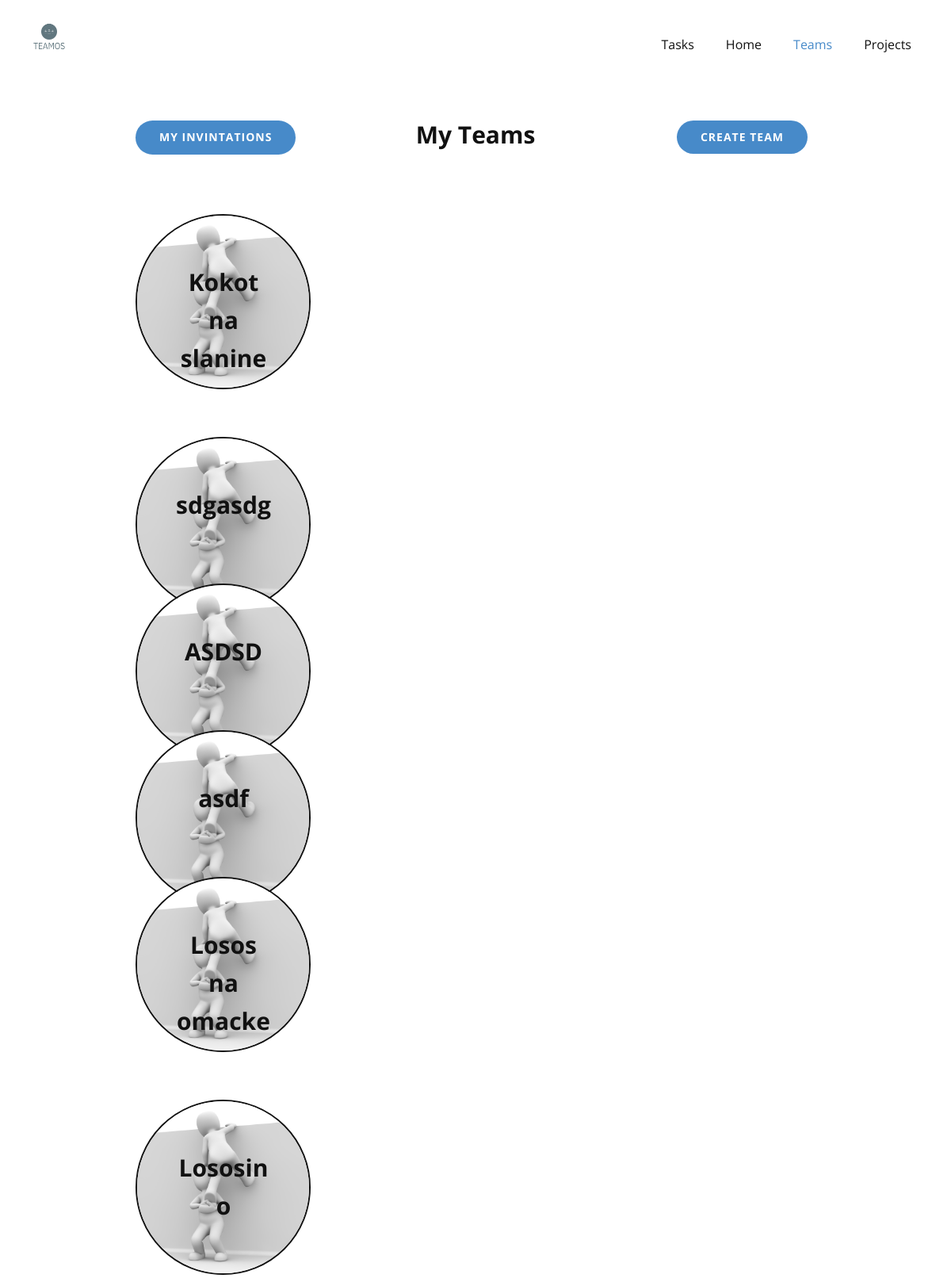
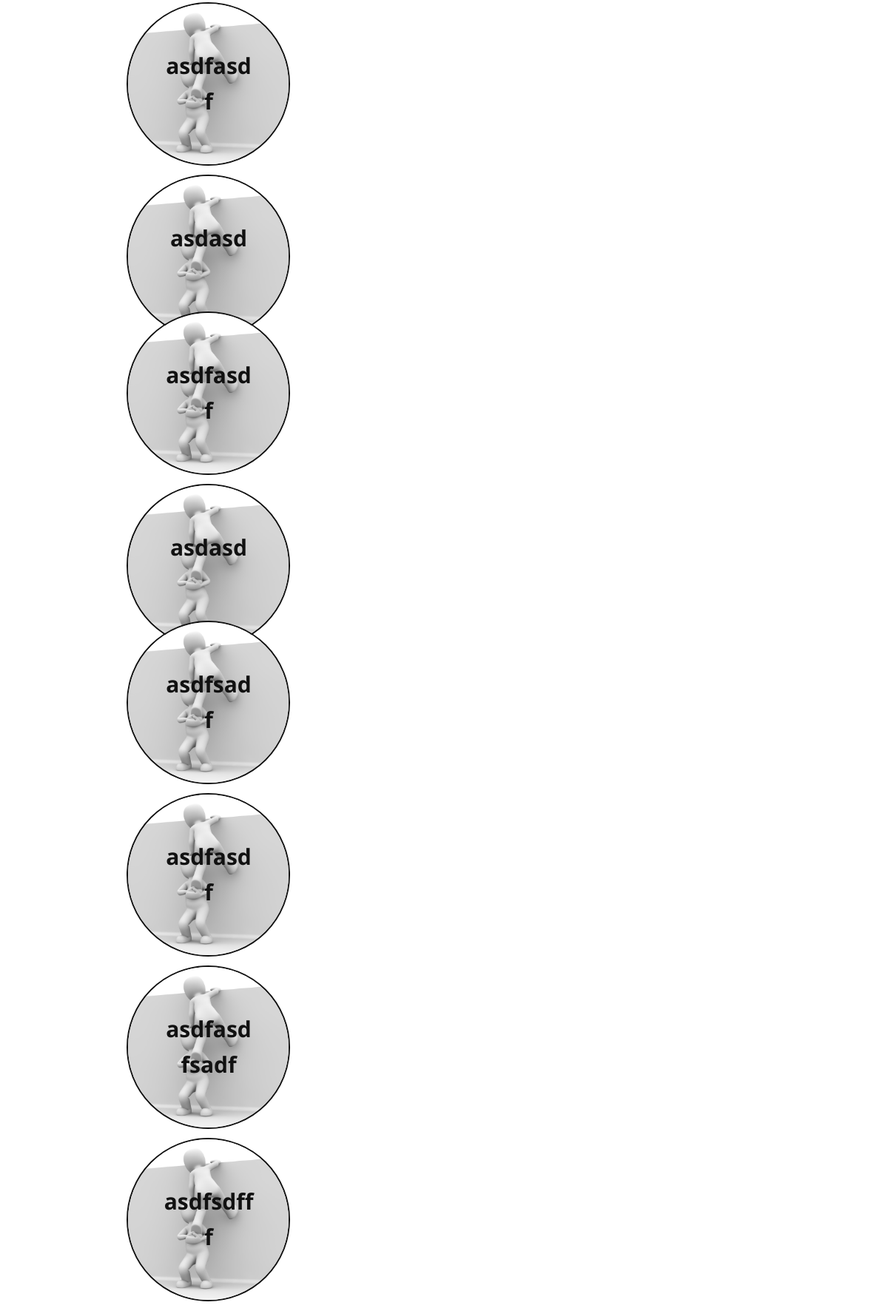
/teams/ (signed in, upper part), run on the app's committed database (2 pictures, top to bottom).
### teams/models.py (models this page shows)
class Teams_list(models.Model):
    name = models.CharField(max_length=100)
    members = models.TextField(null=True)
    projects = models.TextField(null=True)
    invited = models.TextField(null=True)
    img = models.ImageField(upload_to="media/")
    owner = models.CharField(max_length=100)

### teams/views.py (the view)
# urls.py: path('', views.list, name='list'),
@login_required(login_url='login')
def list(request):
    data = Teams_list.objects.filter(owner=request.user.username)
    return render(request, 'teams/list.html', {'data': data})

### templates/teams/list.html (shortened to what this page needs)
<!DOCTYPE html>
<html style="font-size: 16px;" lang="en"><head>
    {% load static %}
    <link rel="stylesheet" href="{% static 'teams/nicepage.css' %}" media="screen">
<link rel="stylesheet" href="{% static 'teams/Page-1.css' %}" media="screen">
  </head>
  <body class="u-body u-xl-mode" data-lang="en"><header class="u-clearfix u-header u-header" id="sec-b4e3"><div class="u-clearfix u-sheet u-sheet-1">
        <a href="{% url 'home' %}" class="u-image u-logo u-image-1">
          <img src="{% static 'to_do_list/images/teamos_logo.png' %}" class="u-logo-image u-logo-image-1">
        </a>
        <nav class="u-menu u-menu-one-level u-offcanvas u-menu-1">
          <div class="u-custom-menu u-nav-container">
                    <ul class="u-nav u-unstyled u-nav-1"><li class="u-nav-item"><a class="u-button-style u-nav-link u-text-active-palette-1-base u-text-hover-palette-2-base" href="{% url 'redirect_todo' %}" style="padding: 10px 20px;">Tasks</a>
</li><li class="u-nav-item"><a class="u-button-style u-nav-link u-text-active-palette-1-base u-text-hover-palette-2-base" href="{% url 'home' %}" style="padding: 10px 20px;">Home</a>
</li><li class="u-nav-item"><a class="u-button-style u-nav-link u-text-active-palette-1-base u-text-hover-palette-2-base" href="{% url 'redirect_teams' %}" style="padding: 10px 20px;">Teams</a>
</li><li class="u-nav-item"><a class="u-button-style u-nav-link u-text-active-palette-1-base u-text-hover-palette-2-base" href="{% url 'redirect_projects' %}" style="padding: 10px 20px;">Projects</a>
</li></ul>
          </div>
        </nav>
      </div></header>
    <section class="u-clearfix u-section-1" id="sec-ebd6">
      <div class="u-clearfix u-sheet u-sheet-1">
        <a href="create_new" class="u-border-2 u-border-grey-75 u-btn u-btn-round u-button-style u-hover-palette-1-light-1 u-palette-1-base u-radius-50 u-btn-1">Create team</a>
        <p class="u-text u-text-default u-text-1">My Teams</p>
        <a href="create_new" class="u-border-2 u-border-grey-75 u-btn u-btn-round u-button-style u-hover-palette-1-light-1 u-palette-1-base u-radius-50 u-btn-2">my invintations</a>
        {% for team in data %}
        <img class="u-image u-image-circle u-preserve-proportions u-image-1 u-border-2 u-layout-row " src="{% static 'teams/images/default.jpg' %}" alt="" data-image-width="1280" data-image-height="1280" data-href="invite?team={{team.name}}" rel="nofollow">
        <p class="u-align-center u-text u-text-2">{{team.name}}</p>
        {% endfor %}
      </div>
    </section>
</body></html>

### static/teams/Page-1.css (style rules this page uses)
.u-section-1 .u-sheet-1 { min-height: 1150px; }
.u-section-1 .u-btn-1 { border-style: none; font-weight: 700; text-transform: uppercase; font-size: 0.875rem; letter-spacing: 1px; margin: 50px 151px 0 auto; }
.u-section-1 .u-text-1 { font-size: 1.875rem; font-weight: 700; margin: -48px auto 0; }
.u-section-1 .u-btn-2 { border-style: none; font-weight: 700; text-transform: uppercase; font-size: 0.875rem; letter-spacing: 1px; margin: -42px auto 0 141px; }
.u-section-1 .u-image-1 { width: 221px; height: 221px; margin: 75px auto 0 141px; }
.u-section-1 .u-text-2 { font-size: 1.875rem; font-weight: 700; background-image: none; margin: -159px 827px 60px 191px; }

### data on the page
Teams_list: name "Kokot na slanine"
Teams_list: name "sdgasdg"
Teams_list: name "ASDSD"
Teams_list: name "asdf"
Teams_list: name "Losos na omacke"
Teams_list: name "Lososino"
Teams_list: name "asdfasdf"
Teams_list: name "asdasd"
Teams_list: name "asdfasdf"
Teams_list: name "asdasd"
Teams_list: name "asdfsadf"
Teams_list: name "asdfasdf"
Teams_list: name "asdfasdfsadf"
Teams_list: name "asdfsdfff"
